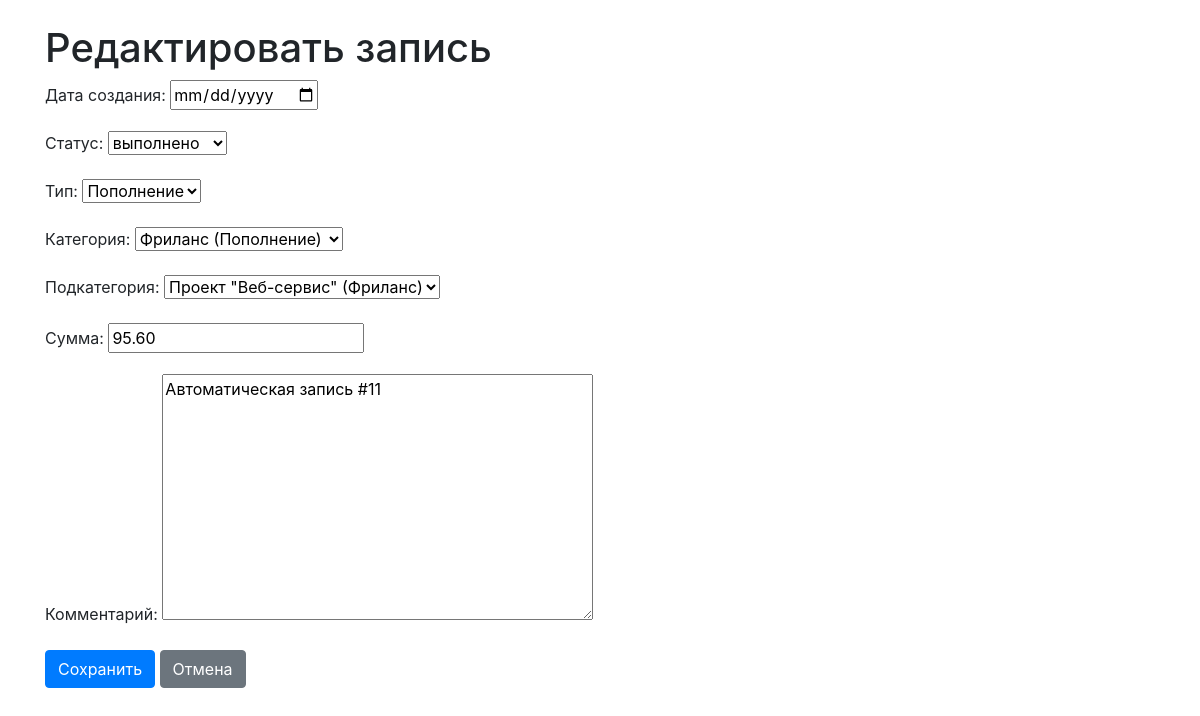
The page /48/edit/ on the database its author committed.
### cashflow/models.py (models this page shows, shortened)
class CashFlow(models.Model):
    created_date = models.DateTimeField("Дата создания", default=timezone.now)
    status = models.ForeignKey(Status, on_delete=models.PROTECT, verbose_name="Статус")
    type = models.ForeignKey(Type, on_delete=models.PROTECT, verbose_name="Тип")
    category = models.ForeignKey(Category, on_delete=models.PROTECT, verbose_name="Категория")
    subcategory = models.ForeignKey(Subcategory, on_delete=models.PROTECT, verbose_name="Подкатегория")
    amount = models.DecimalField("Сумма", max_digits=10, decimal_places=2)
    comment = models.TextField("Комментарий", blank=True, null=True)
    class Meta:
        verbose_name = "Запись о ДДС"
        verbose_name_plural = "Записи о ДДС"
        ordering = ['-created_date']

class Category(models.Model):
    name = models.CharField("Название", max_length=100)
    type = models.ForeignKey(Type, on_delete=models.CASCADE, related_name='categories', verbose_name="Тип")
    class Meta:
        verbose_name = "Категория"
        verbose_name_plural = "Категории"
        unique_together = ('name', 'type')
    def __str__(self):
        return f"{self.name} ({self.type.name})"

class Subcategory(models.Model):
    name = models.CharField("Название", max_length=100)
    category = models.ForeignKey(Category, on_delete=models.CASCADE, related_name='subcategories', verbose_name="Категория")
    class Meta:
        verbose_name = "Подкатегория"
        verbose_name_plural = "Подкатегории"
        unique_together = ('name', 'category')
    def __str__(self):
        return f"{self.name} ({self.category.name})"

### cashflow/views.py (the view)
# urls.py: path('<int:pk>/edit/', views.cashflow_update, name='cashflow_update'),
def cashflow_update(request, pk):
    cashflow = get_object_or_404(CashFlow, pk=pk)
    if request.method == 'POST':
        form = CashFlowForm(request.POST, instance=cashflow)
        if form.is_valid():
            form.save()
            return redirect('cashflow_list')
    else:
        form = CashFlowForm(instance=cashflow)
    return render(request, 'cashflow/cashflow_form.html', {'form': form, 'cashflow': cashflow})

### cashflow/models.py (called while the page is built)
    def __str__(self):
        return self.name

    def __str__(self):
        return self.name

### cashflow/templates/cashflow/cashflow_form.html (shortened to what this page needs)
<!DOCTYPE html>
<html lang="ru">
<head>
    <link rel="stylesheet" href="https://stackpath.bootstrapcdn.com/bootstrap/4.5.2/css/bootstrap.min.css">
</head>
<body>
    <div class="container mt-4">
        <h1>{% if cashflow %}Редактировать запись{% else %}Создать запись{% endif %}</h1>
        <form method="post" id="cashflow-form">
            {{ form.as_p }}
            <button type="submit" class="btn btn-primary">Сохранить</button>
            <a href="{% url 'cashflow_list' %}" class="btn btn-secondary">Отмена</a>
        </form>
    </div>
</body>
</html>

### rows shown on the page
CashFlow: status "выполнено", subcategory "Проект \"Веб-сервис\" (Фриланс)", amount "95.60", comment "Автоматическая запись #11"
Category: type "Пополнение"
Subcategory: category "Фриланс (Пополнение)"
